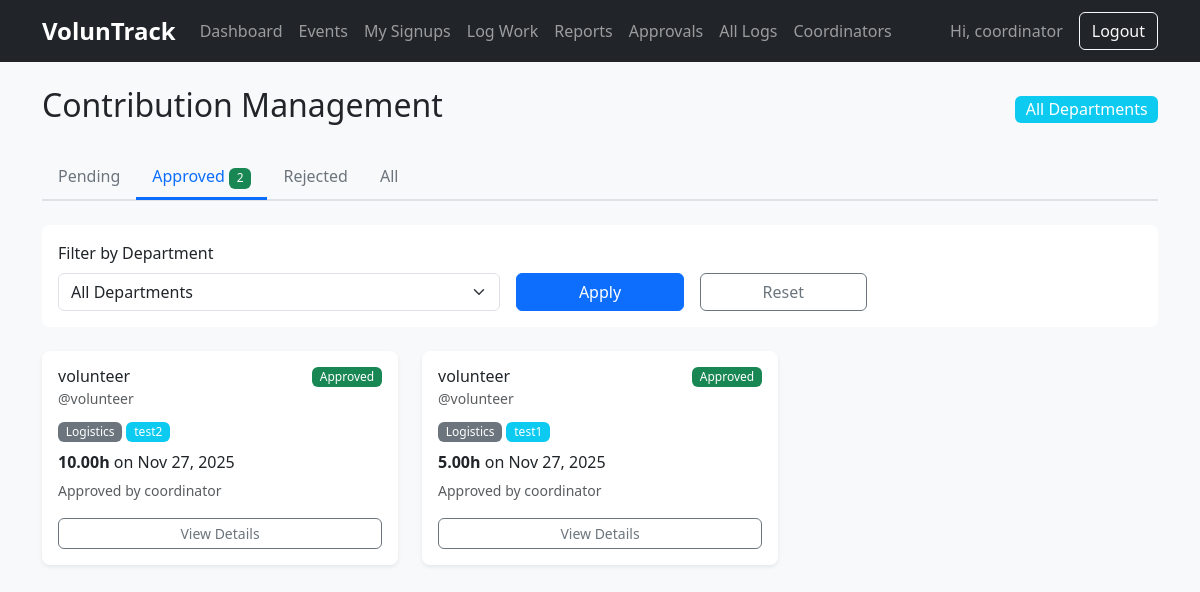
/approvals/?status=APPROVED (signed in), run on the app's committed database.
### hub/models.py (models this page shows, shortened)
class Contribution(models.Model):
    STATUS_CHOICES = [
        ("PENDING", "Pending"),
        ("APPROVED", "Approved"),
        ("REJECTED", "Rejected"),
    ]
    user = models.ForeignKey(
        User,
        on_delete=models.CASCADE,
        help_text="The volunteer who logged this contribution"
    )
    event = models.ForeignKey(
        Event,
        null=True,
        blank=True,
        on_delete=models.SET_NULL,
        help_text="Optional associated event (null for non-event work)"
    )
    department = models.ForeignKey(
        Department,
        on_delete=models.CASCADE,
        help_text="Department this work was performed for"
    )
    date = models.DateField(
        default=timezone.now,
        help_text="Date when the volunteer work was performed"
    )
    hours = models.DecimalField(
        max_digits=5,
        decimal_places=2,
        help_text="Number of hours worked (e.g., 2.5 for 2 hours 30 minutes)"
    )
    description = models.TextField(
        blank=True,
        help_text="Optional description of work performed"
    )
    status = models.CharField(
        max_length=8,
        choices=STATUS_CHOICES,
        default="PENDING",
        help_text="Current approval status"
    )
    approved_by = models.ForeignKey(
        User,
        null=True,
        blank=True,
        on_delete=models.SET_NULL,
        related_name="contributions_approved",
        help_text="Coordinator who reviewed this contribution"
    )
    approved_at = models.DateTimeField(
        null=True,
        blank=True,
        help_text="When this contribution was reviewed"
    )
    rejection_reason = models.TextField(
        blank=True,
        help_text="Reason for rejection (if applicable)"
    )
    created_at = models.DateTimeField(
        auto_now_add=True,
        help_text="When this contribution was submitted"
    )
    class Meta:
        ordering = ["-created_at"]

class Department(models.Model):
    name = models.CharField(max_length=100, unique=True)
    class Meta:
        ordering = ['name']

class Event(models.Model):
    STATUS_CHOICES = [
        ("SCHEDULED", "Scheduled"),
        ("COMPLETED", "Completed"),
        ("CANCELLED", "Cancelled"),
    ]
    title = models.CharField(
        max_length=200,
        help_text="Name of the volunteer event"
    )
    description = models.TextField(
        blank=True,
        help_text="Detailed description of the event"
    )
    department = models.ForeignKey(
        Department,
        null=True,
        blank=True,
        on_delete=models.SET_NULL,
        help_text="Optional department this event belongs to"
    )
    date = models.DateTimeField(
        help_text="When the event takes place"
    )
    location = models.CharField(
        max_length=200,
        help_text="Where the event takes place"
    )
    capacity = models.PositiveIntegerField(
        default=0,
        help_text="Maximum number of signups (0 = unlimited)"
    )
    status = models.CharField(
        max_length=10,
        choices=STATUS_CHOICES,
        default="SCHEDULED",
        help_text="Current status in event lifecycle"
    )
    created_by = models.ForeignKey(
        User,
        on_delete=models.CASCADE,
        related_name="events_created",
        help_text="Coordinator who created this event"
    )
    created_at = models.DateTimeField(
        auto_now_add=True,
        help_text="When this event was created"
    )
    class Meta:
        ordering = ["date"]

### hub/views.py (the view)
# urls.py: path("approvals/", views.approvals_list, name="approvals_list"),
@login_required
@coordinator_required
def approvals_list(request):
    status_filter = request.GET.get("status") or "PENDING"
    dept_param = request.GET.get("department")
    my_department = request.user.profile.department
    selected_department = None
    dept_filter_value = "all"
    if dept_param == "mine" and my_department:
        selected_department = my_department
        dept_filter_value = "mine"
    elif dept_param and dept_param not in ("all", "mine"):
        selected_department = Department.objects.filter(pk=dept_param).first()
        dept_filter_value = str(selected_department.pk) if selected_department else "all"
    if status_filter:
        queryset = Contribution.objects.filter(status=status_filter)
    else:
        queryset = Contribution.objects.all()
    if selected_department:
        queryset = queryset.filter(department=selected_department)
    def count_by_status(status):
        base = Contribution.objects.filter(status=status)
        if selected_department:
            base = base.filter(department=selected_department)
        return base.count()
    contributions = (
        queryset
        .select_related("user", "event", "department", "approved_by")
        .order_by("-created_at")
    )
    paginator = Paginator(contributions, 12)
    page_obj = paginator.get_page(request.GET.get("page", 1))
    return render(request, "hub/approvals_list.html", {
        "contributions": page_obj,
        "status_filter": status_filter,
        "dept_filter_value": dept_filter_value,
        "pending_count": count_by_status("PENDING"),
        "approved_count": count_by_status("APPROVED"),
        "rejected_count": count_by_status("REJECTED"),
        "departments": Department.objects.all(),
        "my_department": my_department,
        "selected_department": selected_department,
    })

### hub/templates/hub/approvals_list.html (shortened to what this page needs)
{% extends "hub/base.html" %}
{% block content %}
<div class="d-flex justify-content-between align-items-center mb-4">
  <h2>Contribution Management</h2>
  <span class="badge bg-info fs-6">{% if selected_department %}{{ selected_department.name }}{% else %}All Departments{% endif %}</span>
</div>
<ul class="nav nav-tabs mb-4">
  <li class="nav-item"><a class="nav-link {% if status_filter == 'PENDING' %}active{% endif %}" href="?status=PENDING">Pending {% if pending_count %}<span class="badge bg-warning text-dark">{{ pending_count }}</span>{% endif %}</a></li>
  <li class="nav-item"><a class="nav-link {% if status_filter == 'APPROVED' %}active{% endif %}" href="?status=APPROVED">Approved {% if approved_count %}<span class="badge bg-success">{{ approved_count }}</span>{% endif %}</a></li>
  <li class="nav-item"><a class="nav-link {% if status_filter == 'REJECTED' %}active{% endif %}" href="?status=REJECTED">Rejected {% if rejected_count %}<span class="badge bg-danger">{{ rejected_count }}</span>{% endif %}</a></li>
  <li class="nav-item"><a class="nav-link {% if not status_filter %}active{% endif %}" href="?status=">All</a></li>
</ul>
<div class="card mb-4">
  <div class="card-body">
    <form method="get" class="row g-3 align-items-end">
      <div class="col-md-5">
        <label class="form-label">Filter by Department</label>
        <select name="department" class="form-select">
          <option value="all" {% if dept_filter_value == "all" %}selected{% endif %}>All Departments</option>
        </select>
      </div>
      <div class="col-md-2"><button type="submit" class="btn btn-primary w-100">Apply</button></div>
      <div class="col-md-2"><a href="?status={{ status_filter }}" class="btn btn-outline-secondary w-100">Reset</a></div>
    </form>
  </div>
</div>
{% if contributions %}
  <div class="row">
    {% for c in contributions %}
      <div class="col-md-6 col-lg-4 mb-4">
        <div class="card h-100 shadow-sm">
          <div class="card-body">
            <div class="d-flex justify-content-between align-items-start mb-2">
              <div>
                <h6 class="card-title mb-0">{{ c.user.get_full_name|default:c.user.username }}</h6>
                <small class="text-muted">@{{ c.user.username }}</small>
              </div>
              {% if c.status == "PENDING" %}<span class="badge bg-warning text-dark">Pending</span>
              {% elif c.status == "APPROVED" %}<span class="badge bg-success">Approved</span>
              {% else %}<span class="badge bg-danger">Rejected</span>{% endif %}
            </div>
            <div class="mb-2">
              <span class="badge bg-secondary">{{ c.department.name }}</span>
              {% if c.event %}<span class="badge bg-info">{{ c.event.title|truncatewords:3 }}</span>{% endif %}
            </div>
            <p class="mb-1"><strong>{{ c.hours }}h</strong> on {{ c.date|date:"M d, Y" }}</p>
            {% if c.approved_by %}<small class="text-muted">{% if c.status == "APPROVED" %}Approved{% else %}Rejected{% endif %} by {{ c.approved_by.username }}</small>{% endif %}
            <div class="mt-3">
              <a href="{% url 'hub:approval_detail' c.pk %}" class="btn btn-sm {% if c.status == 'PENDING' %}btn-primary{% else %}btn-outline-secondary{% endif %} w-100">{% if c.status == "PENDING" %}Review{% else %}View Details{% endif %}</a>
            </div>
          </div>
        </div>
      </div>
    {% endfor %}
  </div>
{% else %}
  <div class="alert alert-info">
    <h5 class="alert-heading"><i class="bi bi-info-circle"></i> No Contributions Found</h5>
    <p class="mb-0">No contributions match your current filters. Try adjusting your search criteria.</p>
  </div>
{% endif %}
{% endblock %}

### hub/templates/hub/base.html (shortened to what this page needs)
<!DOCTYPE html>
<html lang="en">
<head>
  <link href="https://cdn.jsdelivr.net/npm/bootstrap@5.3.3/dist/css/bootstrap.min.css" rel="stylesheet">
  <link href="https://cdn.jsdelivr.net/npm/bootstrap-icons@1.11.3/font/bootstrap-icons.min.css" rel="stylesheet">
  {% load static %}
  <link href="{% static 'hub/main.css' %}" rel="stylesheet">
</head>
<body>
<nav class="navbar navbar-expand-lg navbar-dark bg-dark mb-4">
  <div class="container">
    <a class="navbar-brand" href="{% url 'hub:home' %}">VolunTrack</a>
    <div class="collapse navbar-collapse" id="navbarMain">
      <ul class="navbar-nav me-auto">
        {% if user.is_authenticated %}
          <li class="nav-item">
            <a class="nav-link" href="{% url 'hub:dashboard' %}">Dashboard</a>
          </li>
          <li class="nav-item">
            <a class="nav-link" href="{% url 'hub:events_list' %}">Events</a>
          </li>
          <li class="nav-item">
            <a class="nav-link" href="{% url 'hub:signup_list' %}">My Signups</a>
          </li>
          <li class="nav-item">
            <a class="nav-link" href="{% url 'hub:contribution_create' %}">Log Work</a>
          </li>
          <li class="nav-item">
            <a class="nav-link" href="{% url 'hub:reports' %}">Reports</a>
          </li>
          {% if user.profile.is_coordinator %}
            <li class="nav-item">
              <a class="nav-link" href="{% url 'hub:approvals_list' %}">Approvals</a>
            </li>
            <li class="nav-item">
              <a class="nav-link" href="{% url 'hub:all_logs' %}">All Logs</a>
            </li>
            <li class="nav-item">
              <a class="nav-link" href="{% url 'hub:coordinator_management' %}">Coordinators</a>
            </li>
          {% endif %}
        {% endif %}
      </ul>
      <ul class="navbar-nav">
        {% if user.is_authenticated %}
          <li class="nav-item d-flex align-items-center justify-content-center">
            <span class="navbar-text me-3 mb-0">Hi, {{ user.username }}</span>
            <form method="post" action="{% url 'logout' %}" class="d-inline mb-0">
              <button class="btn btn-outline-light">Logout</button>
            </form>
          </li>
        {% endif %}
      </ul>
    </div>
  </div>
</nav>
<div class="container">
  {% block content %}{% endblock %}
</div>
</body>
</html>

### hub/static/hub/main.css (style rules this page uses)
body { padding-bottom: 4rem; background-color: #f8f9fa; }
.navbar-brand { font-weight: 600; font-size: 1.5rem; }
.nav-tabs { border-bottom: 2px solid #dee2e6; }
.nav-tabs .nav-link { border: none; border-bottom: 3px solid transparent; color: #6c757d; font-weight: 500; }
.nav-tabs .nav-link.active { border-bottom-color: #0d6efd; color: #0d6efd; background-color: transparent; }
.card { border: none; border-radius: 0.5rem; }
.badge { font-weight: 500; padding: 0.35em 0.65em; }
.form-control, .form-select { border-radius: 0.375rem; }
.btn { border-radius: 0.375rem; font-weight: 500; }

### data on the page
Contribution: user.get_full_name "volunteer", user.username "volunteer", status "Approved", department.name "Logistics", event "test2", hours "10.00", date "Nov 27, 2025", approved_by.username "coordinator"
Contribution: user.get_full_name "volunteer", user.username "volunteer", status "Approved", department.name "Logistics", event "test1", hours "5.00", date "Nov 27, 2025", approved_by.username "coordinator"

### other printed values
{{ user.username }} "coordinator"
{{ approved_count }} "2"
